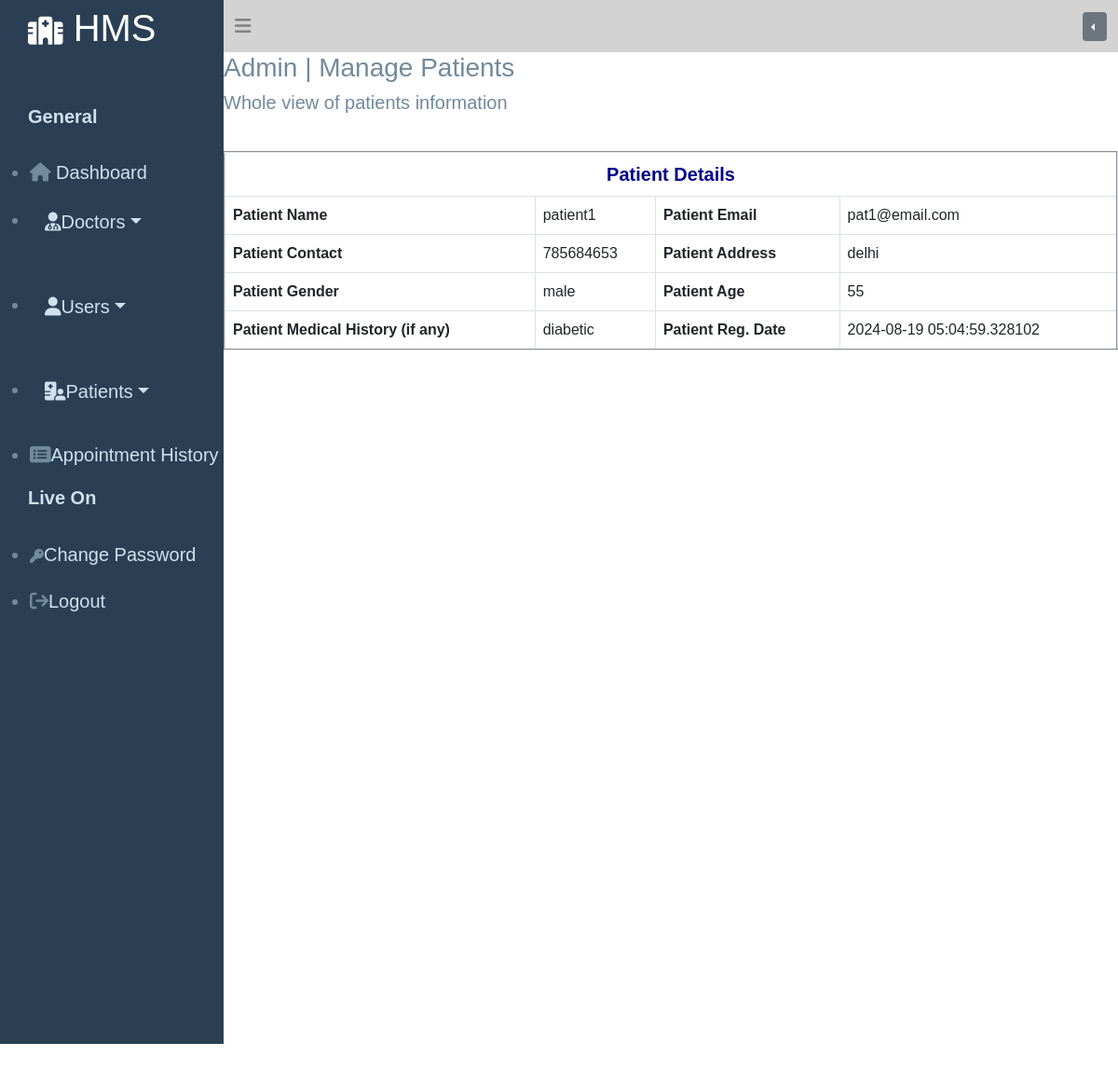
The page /view_patient.php?idv=1 (signed in) on the database its author committed.
### tables this page shows
CREATE TABLE `patients` (
  `id` int(11) NOT NULL,
  `doctor_name` varchar(40) NOT NULL,
  `patient_name` varchar(40) NOT NULL,
  `patient_contact` bigint(10) NOT NULL,
  `email` varchar(30) NOT NULL,
  `patient_gender` varchar(20) NOT NULL,
  `patient_address` text NOT NULL,
  `patient_age` bigint(3) NOT NULL,
  `medical_history` text NOT NULL,
  `creation_date` timestamp(6) NOT NULL DEFAULT current_timestamp(6) ON UPDATE current_timestamp(6)
);

### logic.php (called while the page is built, shortened)
<?php
class mydb{
  function dbconct(){
      $this->host="127.0.0.1";
      $this->username="root";
      $this->password="";
      $this->dbname="hosp";
      $myconn=new mysqli($this->host,$this->username,$this->password,$this->dbname);
      return $myconn;
        }
  }
  class myselectquery1 extends mydb{
    public function slctdt1($table1,$condition1){
      $data1="SELECT * FROM $table1 WHERE $condition1";
      $slct_query1=$this->dbconct()->query($data1);
      if($slct_query1->num_rows>0){
        while($getrow=$slct_query1->fetch_assoc()){
          $getresult[]=$getrow;
        }
        return $getresult;
      }
    }
  }
?>

### view_patient.php (the view, shortened to what this page needs)
<!DOCTYPE html>
<html lang="en">
<head>
  <link rel="stylesheet" href="style.css">
  <link rel="stylesheet" href="https://cdnjs.cloudflare.com/ajax/libs/font-awesome/6.6.0/css/all.min.css" />
  <link href="https://cdn.jsdelivr.net/npm/bootstrap@5.0.2/dist/css/bootstrap.min.css" rel="stylesheet">
</head>
<body>
<div class="sidebar">
  <?php
  include "logic.php";
  include "admin_sidebar.php";
   ?>
</div>
<div class="navb">
  <div class="bar">
<?php include "admin_header.php"; ?>
</div>
<div class="data">
<h3 style="color:rgb(113,138,156)">Admin | Manage Patients</h3>
<h5 style="color:rgb(113,138,156)">Whole view of patients information</h5>
<div class="doc_spclz">
<?php
 if(isset($_GET['idv'])){
    $idv=$_GET['idv'];
$myobj=new myselectquery1();
$table1="patients";
$condition1="id='$idv'";
$slct=$myobj->slctdt1($table1,$condition1);
if(isset($slct[0])){
  foreach($slct as $get){
    echo '
    <table class="table table-bordered" border="2">
  <tr align="center"><td colspan="4" style="color:darkblue; font-weight:bold; font-size:20px;">Patient Details</td></tr>
  <tr>
  <th>Patient Name</th>
  <td>'.$get['patient_name'].'</td>
  <th>Patient Email</th>
  <td>'.$get['email'].'</td>
</tr>
<tr>
  <th>Patient Contact</th>
  <td>'.$get['patient_contact'].'</td>
  <th>Patient Address</th>
  <td>'.$get['patient_address'].'</td>
</tr>
<tr>
  <th>Patient Gender</th>
  <td>'.$get['patient_gender'].'</td>
  <th>Patient Age</th>
  <td>'.$get['patient_age'].'</td>
</tr>
<tr>
  <th>Patient Medical History (if any)</th>
  <td>'.$get['medical_history'].'</td>
  <th>Patient Reg. Date</th>
  <td>'.$get['creation_date'].'</td>
</tr>
</table>
    ';
  }
}
 }
?>
</div>
</div>
</div>
</body>
</html>

### style.css (style rules this page uses)
* { margin:0; padding:0; font-family: Arial, Helvetica, sans-serif; }
.sidebar { color:rgb(113, 138, 156); width:20%; height: 70rem; float:left; background-color:rgb(42, 63, 84); }
.navb { width:80%; height:60rem; float: left; }
.doc_spclz { margin-top:40px; }

### rows shown on the page
patients: patient_name "patient1", email "pat1@email.com", patient_contact "785684653", patient_address "delhi", patient_gender "male", patient_age "55", medical_history "diabetic", creation_date "2024-08-19 05:04:59.328102"
